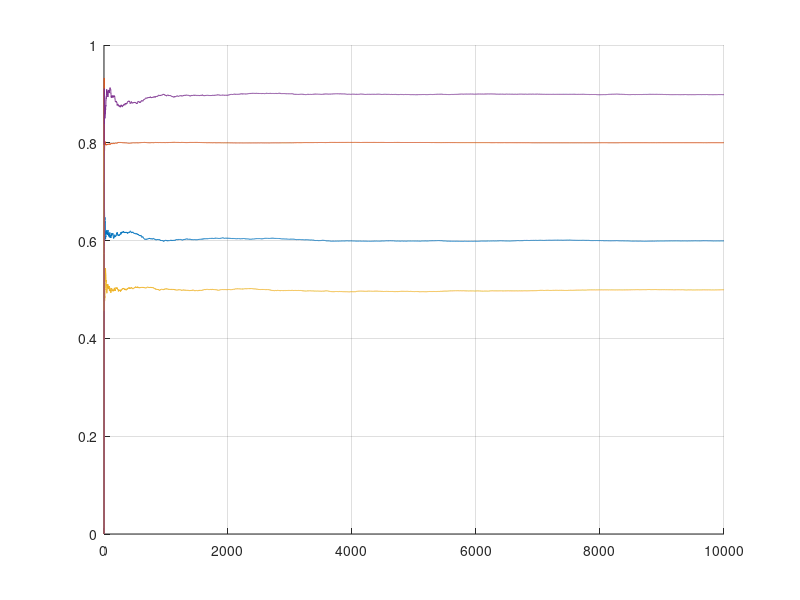

Here is the MATLAB script that generated this plot: (Note: this script raises an error after producing the figure.)
% a1=1;a2=3;b0=3;b1=2; % parametry theta
% theta = [a1;a2;b0;b1]
% n=1:1:10000; %10000 próbek
% Un = rand(1,size(n,2)); %wejściowy sygnał jednostajny n próbek;

%--------------------------------------------------------------------------
clear all;
clc
theta_r = [0.6;0.8;0.5;0.9]; %rzeczywiste theta
lambda = 1;
N=10000; %liczba probek
U = rand(N,1)*20;
%t = 0:1:N-1;
%U = sin(t);
% figure
% plot(t,U);
P=eye(4);
theta = [0;0;0;0]; %estymowana theta
%Y=zeros(1,N)
Y=rand(N,1)*20;
a1 = zeros(1,N);
a2 = zeros(1,N);
b1 = zeros(1,N);
b2 = zeros(1,N);
phi = [0;0;0;0];
for n=2:1:N  
    phi = [Y(n);Y(n-1);U(n);U(n-1)];
    Y(n) = (phi')*theta_r+normrnd(0,1); %normrnd(0,1) to szum o rozkladzie normalnym
    P = (P-(P*phi*(phi')*P)/(lambda+(phi')*P*phi))/lambda;
    theta = theta+P*phi*(Y(n)-(phi')*theta);
    a1(n) = theta(1);
    a2(n) = theta(2);
    b1(n) = theta(3);
    b2(n) = theta(4);
end
theta'
figure
hold on;
grid on;
plot (1:N,a1);
plot (1:N,a2);
plot (1:N,b1);
plot (1:N,b2);
txt = ['Theta estimated with ',num2str(N),' samples']; % changing nuber to char to display it in legend
a1=['a1*=0.6, estimated a1=',num2str(a1(n))];
a2=['a2*=0.8, estimated a2=',num2str(a2(n))];
b1=['b1*=0.5, estimated b1=',num2str(b1(n))];
b2=['b2*=0.9, estimated b2=',num2str(b2(n))];
legend(a1,a2,b1,b2,'Location','SE')
title(txt);
%------------------obliczanie bledu theta_r-theta-----------------%
% figure
% hold on;
% grid on;
% plot (1:N,a1-0.6);
% plot (1:N,a2-0.8);
% plot (1:N,b1-0.5);
% plot (1:N,b2-0.9);
% txt = ['Theta estimated with ',num2str(N),' samples']; % changing nuber to char to display it in legend
% a1=['a1*=0.6, estimation error =',num2str(a1(n)-0.6)];
% a2=['a2*=0.8, estimation error =',num2str(a2(n)-0.8)];
% b1=['b1*=0.5, estimation error =',num2str(b1(n)-0.5)];
% b2=['b2*=0.9, estimation error =',num2str(b2(n)-0.9)];
% legend(a1,a2,b1,b2,'Location','SE')
% title(txt);
